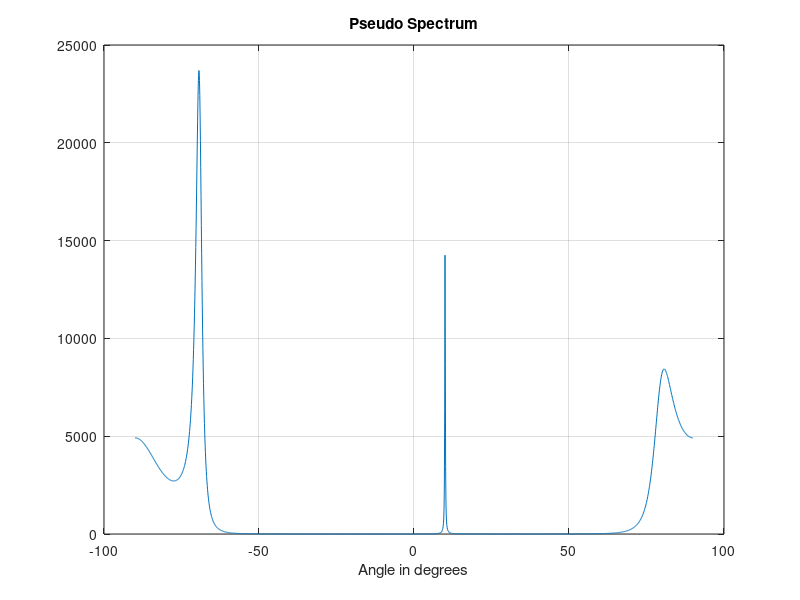

This figure's MATLAB source:
clear all;
simplesize= 1000 ;
angles=(-90:0.1:90);
P=6;
doas=[-70 10 80]*pi/180; %DOA of signals.
r=length(doas);
%%=================Compute the simple correlation matrix===================
A=exp(-j*pi*(0:P-1)'*sin([doas(:).']))
%%==========================Generate the signals===========================
for k = 1:3
    s(k,:) = 2*randi([0,1],1,simplesize)-1;
end
noise = sqrt(1/2) * (randn(P,simplesize) + i * randn(P,simplesize));
AA = A * diag(sqrt(P)) * s + noise;

R = AA*AA'/simplesize;
%%===========Eigenvalue and sepration(signals and noise)===================
[Q ,D]=eig(R) 
[D,I]=sort(diag(D),1,'descend'); 
Q=Q (:,I) 
Qs=Q (:,1:r);
Qn=Q(:,r+1:P);
%%==============================Scanning===================================
angles=(-90:0.1:90);
%Compute steering vectors corresponding values in angles
a1=exp(-i*pi*(0:P-1)'*sin([angles(:).']*pi/180));
for k=1:length(angles)
%Compute MUSIC “spectrum?
pseudo_spectrum(k)=(a1(:,k)'*a1(:,k))/(a1(:,k)'*Qn*Qn'*a1(:,k));
end
%%================================Plot=====================================
plot(angles,abs(pseudo_spectrum))
grid on
title('Pseudo Spectrum')
xlabel('Angle in degrees')

